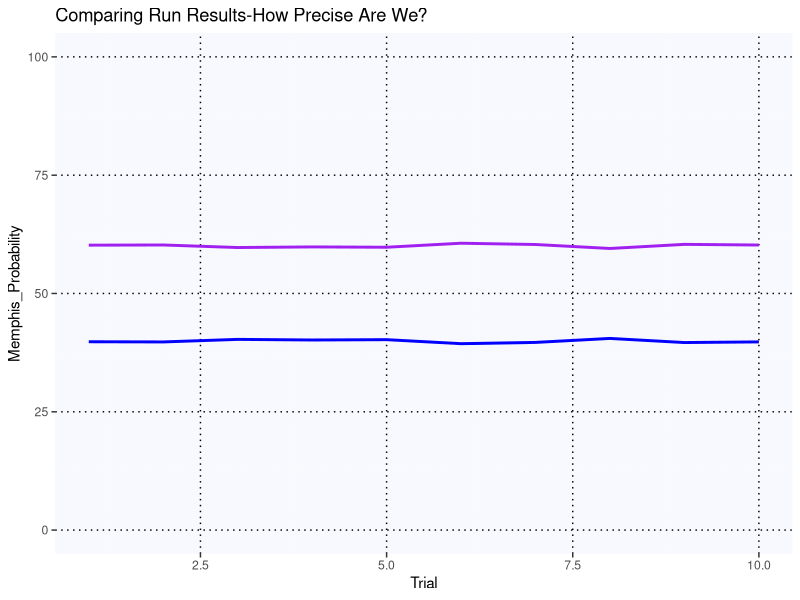
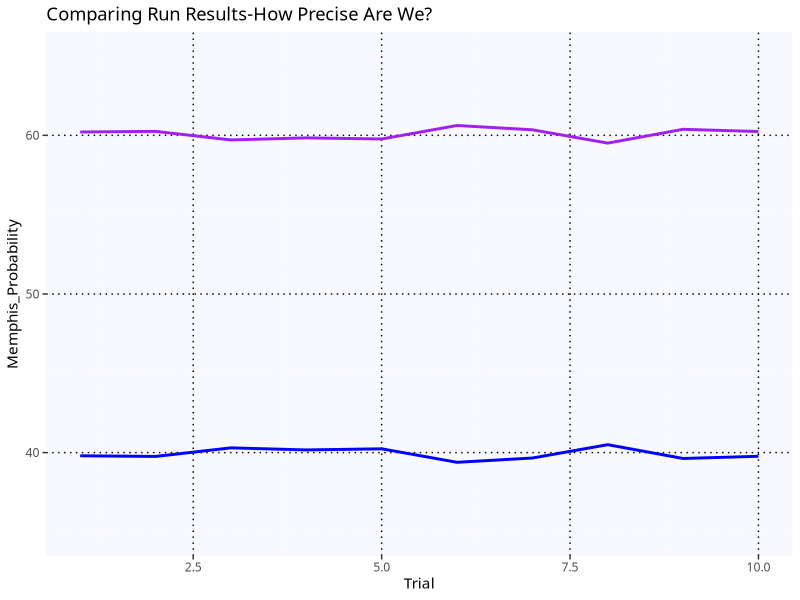

Write R code to recreate these figures, in order.
#Visualisations

#########Team Stats########


####WEST CONF####
# phnx vs. neworleans                PHX
# 78.14% vs. 21.87 %
#PHX
#dallas vs. utah
# 29.24%    70.77%                   UTAH
#MEM
#gsw     vs  denver
# 66.87%     33.14%                  GSW     

#MEM
#mem     vs    min                   MEM
#59.74         40.27               

#####EAST CONF######                                                #MEMPHIS CHAMPIONS

#ALT    VS    MIA                   ATL
#57.39%      42.6
#PHI
#PHI    VS    TOR                   PHI
#60.58%       39.43%

#PHI
#MIL    VS   CHI
#57.82%      42.19%                 MIL

#BOS
#BOS    VS  BKN                     BOS
#62.38%     37.63%



##############Accuracy Check##############

#Ten trials. This shows accuracy.

###MEMPHIS VS MINNEAPOLIS##

###########1 
#60.21  v. 39.8


###########2
#60.25%   vs  39.76%

###########3
#59.71     v.    40.3%

###########4
#59.84      v.     40.17


############5
#59.77      v.   40.24

##########6
#60.62        v.        39.39


###########7
#60.35       v.     39.66

############8
#59.51        v.     40.5

###########9
#60.38        v.      39.63

#############10
#60.24        v.      39.77


#Creating out df to plot each trial

library(ggplot2)

Trial <- c(1,2,3,4,5,6,7,8,9,10)
Memphis_Probability <- c(60.21, 60.25,59.71, 59.84, 59.77, 60.62, 60.35, 59.51, 60.38, 60.24)
Minneapolis_Probability <- c(39.80, 39.76, 40.30, 40.17, 40.24, 39.39, 39.66, 40.5, 39.63, 39.77)
trialdf <- data.frame(Trial, Memphis_Probability, Minneapolis_Probability)

View(trialdf)

#Histogram of The Trials

q <- ggplot(trialdf) +
  geom_line(aes(Trial, Memphis_Probability), color = "purple", size = 1) +
  geom_line(aes(Trial, Minneapolis_Probability), color = "blue", size = 1) +
  coord_cartesian(ylim = c(0,100)) +
  labs(title = "Comparing Run Results-How Precise Are We?", xlab = "Probability") +
  theme(panel.background = element_rect(fill = 'ghostwhite', color = 'ghostwhite'),
        panel.grid.major = element_line(color = 'black', linetype = 'dotted'),
        panel.grid.minor = element_line(color = 'ivory', linetype = 'dotted'))
q


g <- ggplot(trialdf) +
  geom_line(aes(Trial, Memphis_Probability), color = "purple", size = 1) +
  geom_line(aes(Trial, Minneapolis_Probability), color = "blue", size = 1) +
  coord_cartesian(ylim = c(35,65)) +
  labs(title = "Comparing Run Results-How Precise Are We?", xlab = "Probability") +
  theme(panel.background = element_rect(fill = 'ghostwhite', color = 'ghostwhite'),
        panel.grid.major = element_line(color = 'black', linetype = 'dotted'),
        panel.grid.minor = element_line(color = 'ivory', linetype = 'dotted'),
        text = element_text(family = "Utopia"))
g

